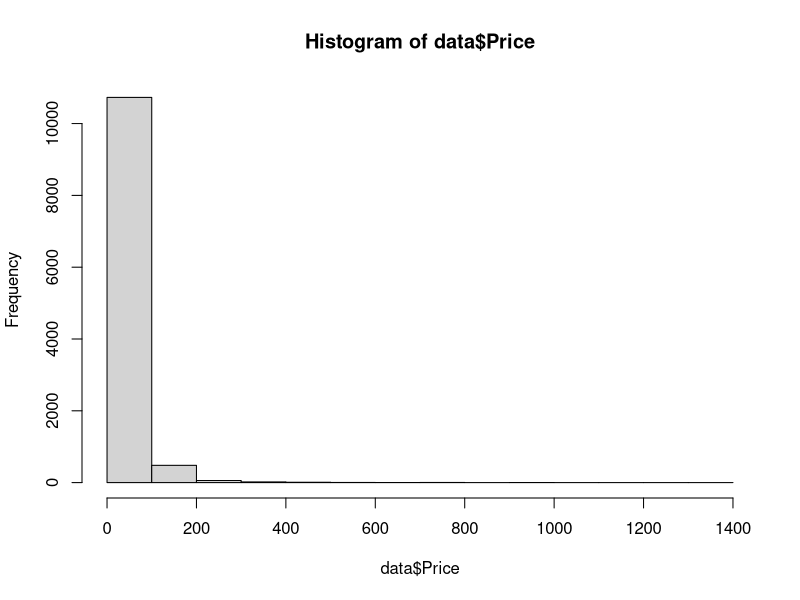
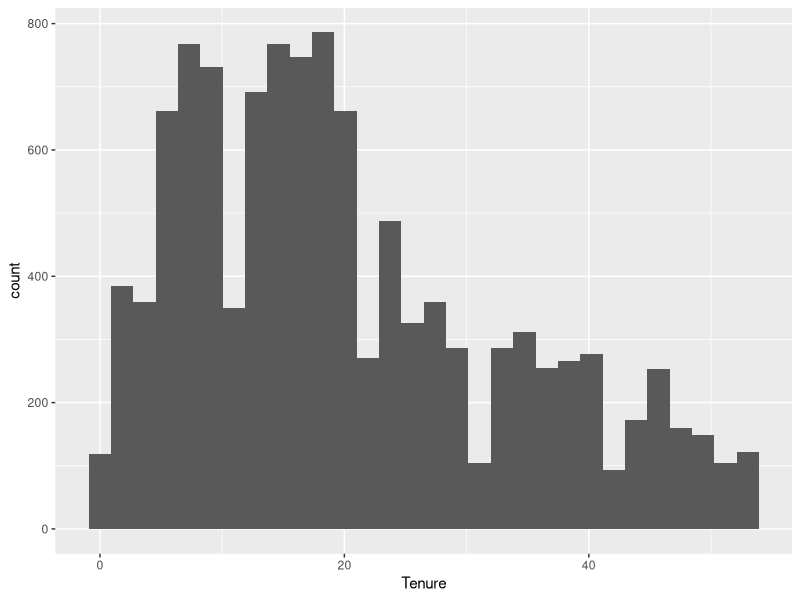
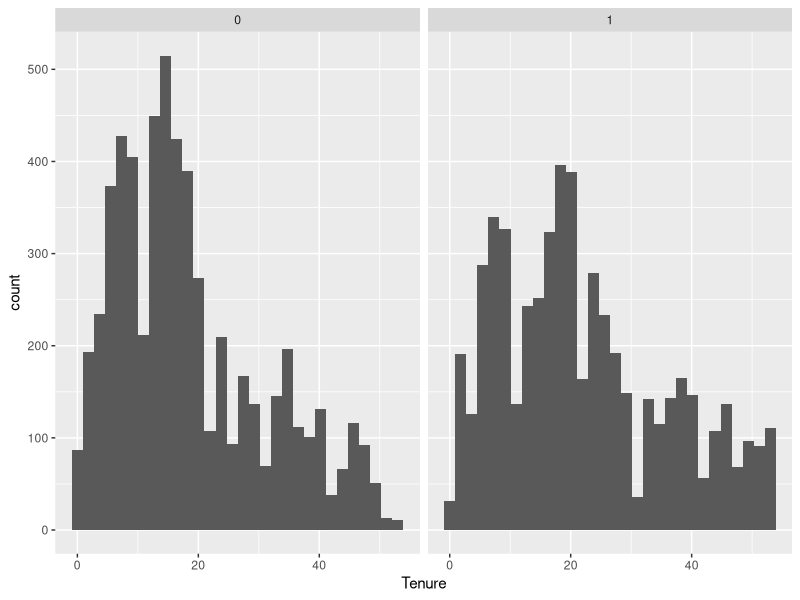
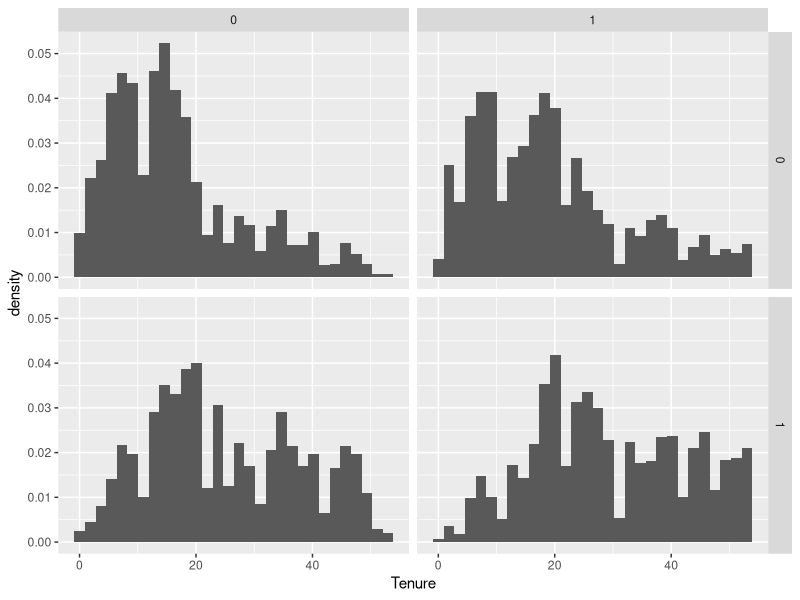
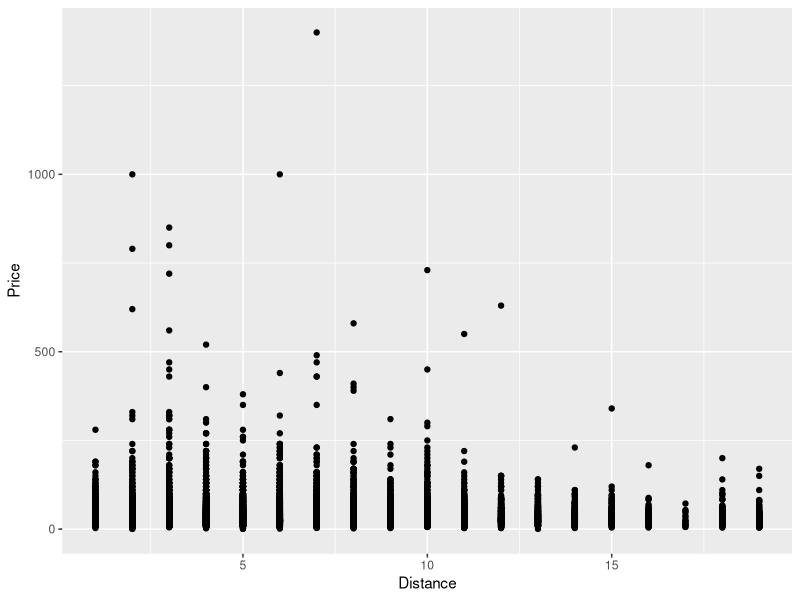
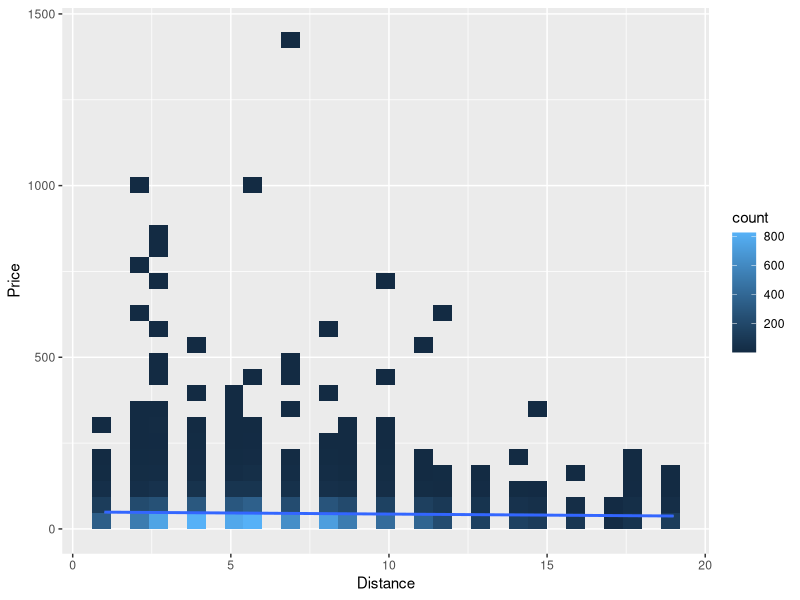

Recreate these plots in R, in order.
# Set up ----

library(tidyverse)

data <- read_csv("data.csv")

# Histogram ----

hist(data$Price)

ggplot(
  data,
  aes(x = Tenure)
) +
  geom_histogram()

ggplot(
  data,
  aes(x = Tenure)
) +
  geom_histogram() +
  facet_wrap(~year_2024)

## facet----

ggplot(
  data,
  aes(x = Tenure)
) +
  geom_histogram(aes(y = after_stat(density))) +
  facet_grid(Reform ~ year_2024)

# Scatter ----

ggplot(
  data,
  aes(x = Distance, y = Price)
) +
  geom_point()

# Heatmap ----

ggplot(
  data,
  aes(x = Distance, y = Price)
) +
  geom_bin2d() +
  geom_smooth(method = "lm")

# OLS ----

lm(Price ~ Distance, data)

# ctr + A -> ctr + Enter
# ctr + C -> ctr + V
# ctr + S
